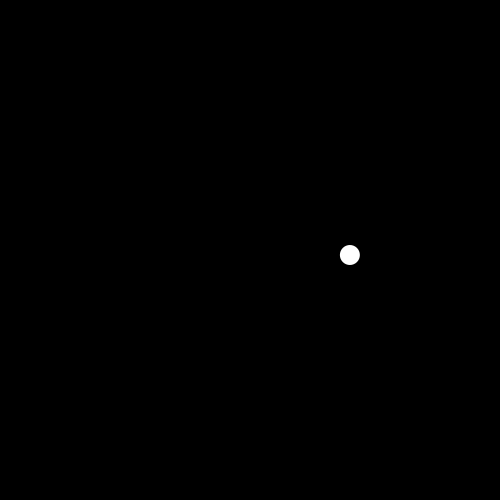
Frame 1 (no input)
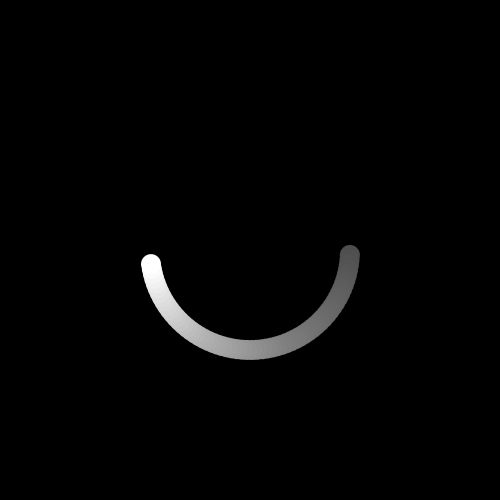
Frame 60 (the mouse pressed at the canvas centre just before this capture)
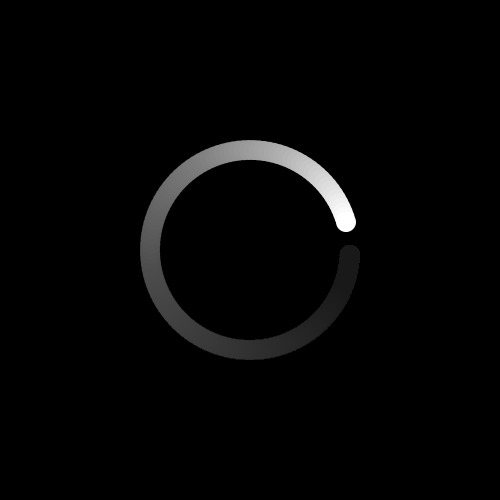
Frame 120 (the mouse held since frame 60 and released just before this capture)

The Processing sketch that drew these frames (run headless with seeded random() and noise(); from frame 60 on, the mouse is pressed at the canvas centre):

// Processing sketch: D_E_ver_2
// ── D_E_ver_2.pde
 float t;
 float x,y;
//角度
 int r;
 float easing = 0.1;
//円の半径
 void setup(){
  size(500,500);
  background(0);
  t = 0;
  r = 100;
  noStroke();
 }
 void draw() { 
   //background(0);
   
   
   fill(0,5);
   rect(0,0,width,height);
   
   t += 0.05;
   float targetX = r*cos(t);
   float targetY = r*sin(t);
   
   //x += (targetX - x)*easing;//白い丸のx座標を更新
   //y += (targetY - y)*easing;//白い丸のy座標を更新
   
  fill(255);
  //ellipse(x+250,y+250,20,20);
  ellipse(targetX+250,targetY+250,20,20);
 }
